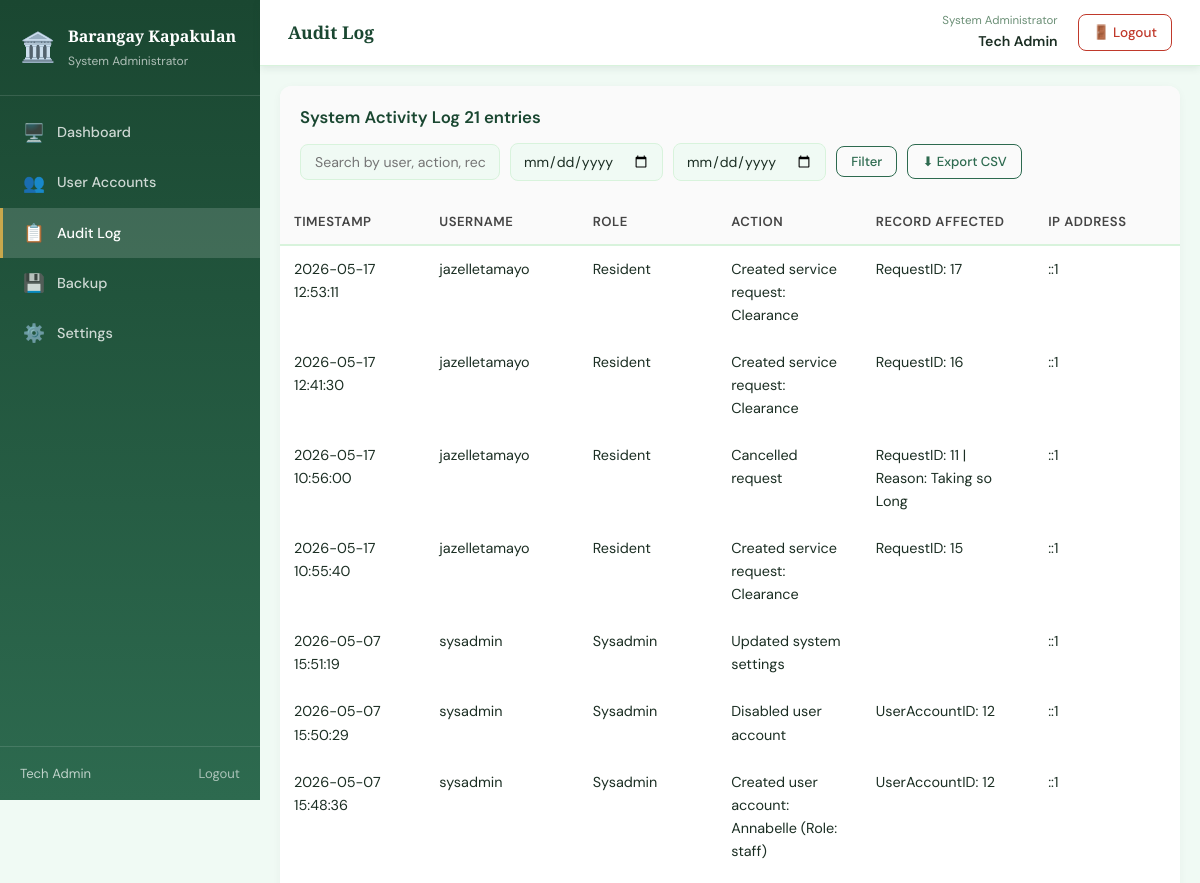
The page /sysadmin/audit_log.php (signed in, upper part) on the database as committed earlier.
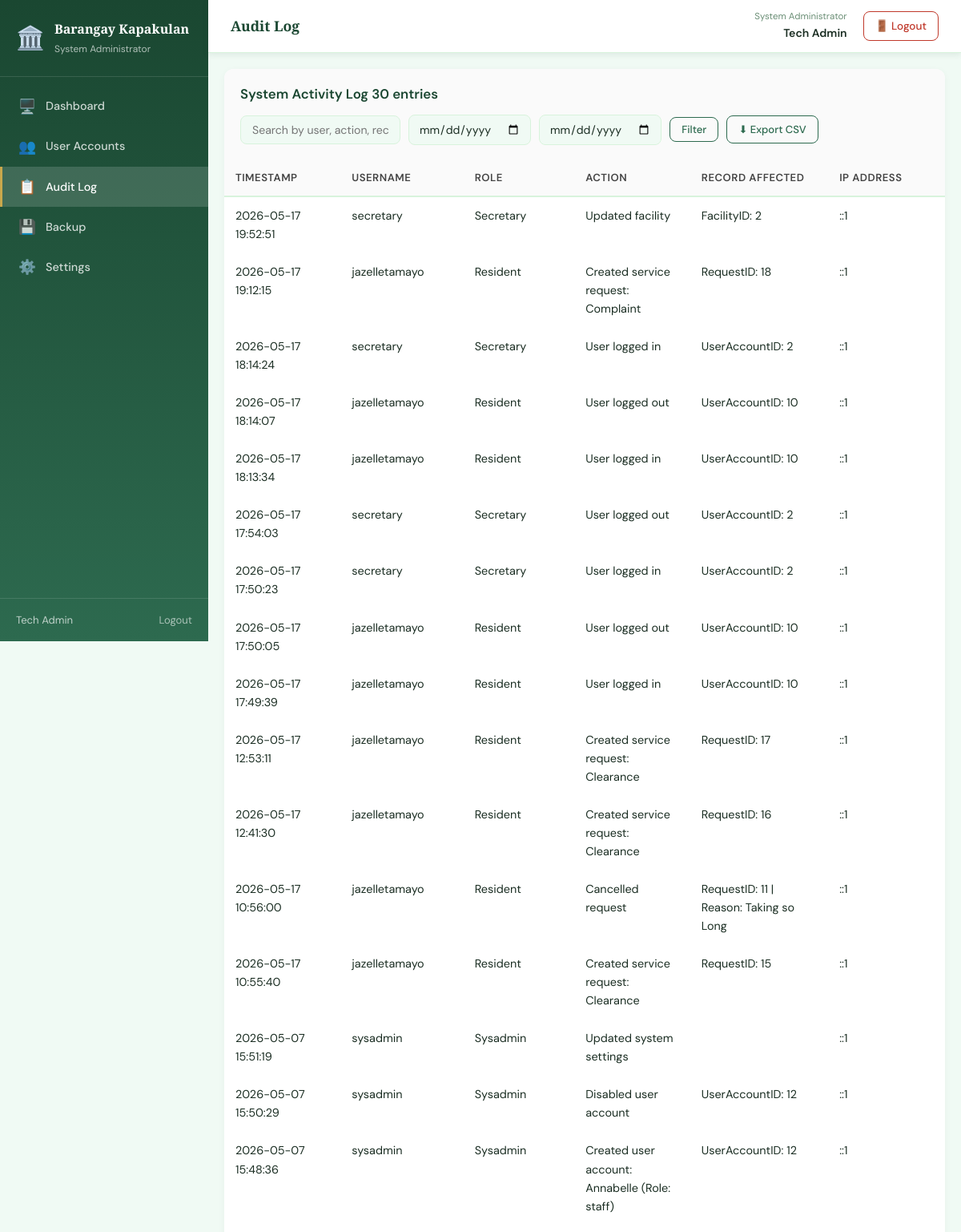
The same page on the database as committed later.
### tables this page shows
CREATE TABLE `auditlog` (
  `LogID` int(11) NOT NULL,
  `UserAccountID` int(11) DEFAULT NULL,
  `Username` varchar(100) DEFAULT NULL,
  `Role` varchar(50) DEFAULT NULL,
  `Action` varchar(255) NOT NULL,
  `RecordAffected` varchar(100) DEFAULT NULL,
  `IPAddress` varchar(45) DEFAULT NULL,
  `LoggedAt` datetime DEFAULT current_timestamp()
);

### sysadmin/audit_log.php (the view, shortened to what the changed rows need)
<?php
$pdo = get_db();
$where  = ['1=1'];
$params = [];
$sql = "SELECT a.LogID AS id, a.LoggedAt AS created_at, a.Action AS action,
               a.RecordAffected AS record_affected, a.IPAddress AS ip_address,
               a.Username AS username, a.Role AS role
        FROM   auditlog a
        WHERE  " . implode(' AND ', $where) . "
        ORDER  BY a.LoggedAt DESC
        LIMIT  500";
$stmt = $pdo->prepare($sql);
$stmt->execute($params);
$logs = $stmt->fetchAll(PDO::FETCH_ASSOC);
include '../includes/header.php';
?>
<div class="app-layout">
    <?php include '../includes/sidebar.php'; ?>
    <main class="main-content">
        <div class="page-body">
            <div class="card">
                <div class="card-header">
                    <h3>System Activity Log <span class="badge badge-gray"><?= count($logs) ?> entries</span></h3>
                </div>
                <table class="data-table">
                    <thead>
                        <tr>
                            <th>Timestamp</th>
                            <th>Username</th>
                            <th>Role</th>
                            <th>Action</th>
                            <th>Record Affected</th>
                            <th>IP Address</th>
                        </tr>
                    </thead>
                    <tbody>
                        <?php if (empty($logs)): ?>
                            <tr>
                                <td colspan="6" class="empty-row">No log entries found.</td>
                            </tr>
                        <?php else: ?>
                            <?php foreach ($logs as $log): ?>
                                <tr>
                                    <td><?= htmlspecialchars($log['created_at']) ?></td>
                                    <td><?= htmlspecialchars($log['username']        ?? '—') ?></td>
                                    <td><?= htmlspecialchars(ucfirst($log['role'])   ?? '—') ?></td>
                                    <td><?= htmlspecialchars($log['action']) ?></td>
                                    <td><?= htmlspecialchars($log['record_affected'] ?? '—') ?></td>
                                    <td><?= htmlspecialchars($log['ip_address']      ?? '—') ?></td>
                                </tr>
                            <?php endforeach; ?>
                        <?php endif; ?>
                    </tbody>
                </table>
            </div>
        </div>
    </main>
</div>
<?php include '../includes/footer.php'; ?>

### includes/sidebar.php (shortened to what the changed rows need)
<?php
$role    = $_SESSION['role'] ?? '';
$current = $_SERVER['PHP_SELF'];
function nav_link(string $href, string $icon, string $label, string $current): string
{
    $active = (strpos($current, basename($href)) !== false) ? 'active' : '';
    return "
        <a href=\"$href\" class=\"nav-link $active\">
            <span class=\"nav-icon\">$icon</span>
            $label
        </a>";
}
?>
<aside class="sidebar">
    <nav class="sidebar-nav">
        <?php foreach ($menus[$role] ?? [] as $item): ?>
            <?= nav_link($item['href'], $item['icon'], $item['label'], $current) ?>
        <?php endforeach; ?>
    </nav>
</aside>

Rows that differ between the two databases and show on the page:
added auditlog: LoggedAt "2026-05-17 19:52:51", Username "secretary", Role "Secretary", Action "Updated facility", RecordAffected "FacilityID: 2", IPAddress "::1"
added auditlog: LoggedAt "2026-05-17 19:12:15", Username "jazelletamayo", Role "Resident", Action "Created service request: Complaint", RecordAffected "RequestID: 18", IPAddress "::1"
added auditlog: LoggedAt "2026-05-17 18:14:24", Username "secretary", Role "Secretary", Action "User logged in", RecordAffected "UserAccountID: 2", IPAddress "::1"
added auditlog: LoggedAt "2026-05-17 18:14:07", Username "jazelletamayo", Role "Resident", Action "User logged out", RecordAffected "UserAccountID: 10", IPAddress "::1"
added auditlog: LoggedAt "2026-05-17 18:13:34", Username "jazelletamayo", Role "Resident", Action "User logged in", RecordAffected "UserAccountID: 10", IPAddress "::1"
added auditlog: LoggedAt "2026-05-17 17:54:03", Username "secretary", Role "Secretary", Action "User logged out", RecordAffected "UserAccountID: 2", IPAddress "::1"
added auditlog: LoggedAt "2026-05-17 17:50:23", Username "secretary", Role "Secretary", Action "User logged in", RecordAffected "UserAccountID: 2", IPAddress "::1"
added auditlog: LoggedAt "2026-05-17 17:50:05", Username "jazelletamayo", Role "Resident", Action "User logged out", RecordAffected "UserAccountID: 10", IPAddress "::1"
added auditlog: LoggedAt "2026-05-17 17:49:39", Username "jazelletamayo", Role "Resident", Action "User logged in", RecordAffected "UserAccountID: 10", IPAddress "::1"
Other text that changed with them:
count($logs): "21" → "30"
